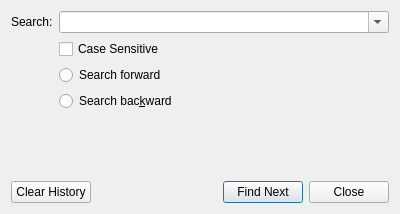
<?xml version="1.0" encoding="UTF-8"?>
<ui version="4.0">
 <class>SearchDialog</class>
 <widget class="QDialog" name="SearchDialog">
  <property name="windowModality">
   <enum>Qt::ApplicationModal</enum>
  </property>
  <property name="geometry">
   <rect>
    <x>0</x>
    <y>0</y>
    <width>400</width>
    <height>214</height>
   </rect>
  </property>
  <property name="windowTitle">
   <string>Search</string>
  </property>
  <layout class="QVBoxLayout" name="verticalLayout">
   <item>
    <layout class="QFormLayout" name="formLayout">
     <property name="sizeConstraint">
      <enum>QLayout::SetDefaultConstraint</enum>
     </property>
     <item row="0" column="0">
      <widget class="QLabel" name="label">
       <property name="text">
        <string>Search:</string>
       </property>
      </widget>
     </item>
     <item row="0" column="1">
      <widget class="QComboBox" name="edPattern">
       <property name="sizePolicy">
        <sizepolicy hsizetype="Expanding" vsizetype="Fixed">
         <horstretch>0</horstretch>
         <verstretch>0</verstretch>
        </sizepolicy>
       </property>
       <property name="editable">
        <bool>true</bool>
       </property>
       <property name="insertPolicy">
        <enum>QComboBox::InsertAtBottom</enum>
       </property>
       <property name="duplicatesEnabled">
        <bool>false</bool>
       </property>
      </widget>
     </item>
     <item row="1" column="1">
      <widget class="QCheckBox" name="cbCaseSensitive">
       <property name="text">
        <string>Case Sensitive</string>
       </property>
      </widget>
     </item>
     <item row="2" column="1">
      <widget class="QRadioButton" name="rbForward">
       <property name="text">
        <string>Search forward</string>
       </property>
      </widget>
     </item>
     <item row="3" column="1">
      <widget class="QRadioButton" name="rbBackward">
       <property name="text">
        <string>Search bac&amp;kward</string>
       </property>
      </widget>
     </item>
    </layout>
   </item>
   <item>
    <layout class="QHBoxLayout" name="horizontalLayout">
     <item>
      <widget class="QPushButton" name="btnClearHistory">
       <property name="text">
        <string>Clear History</string>
       </property>
      </widget>
     </item>
     <item>
      <spacer name="horizontalSpacer">
       <property name="orientation">
        <enum>Qt::Horizontal</enum>
       </property>
       <property name="sizeHint" stdset="0">
        <size>
         <width>40</width>
         <height>20</height>
        </size>
       </property>
      </spacer>
     </item>
     <item>
      <widget class="QPushButton" name="btnFindNext">
       <property name="text">
        <string>Find Next</string>
       </property>
       <property name="default">
        <bool>true</bool>
       </property>
      </widget>
     </item>
     <item>
      <widget class="QPushButton" name="btnClose">
       <property name="text">
        <string>Close</string>
       </property>
      </widget>
     </item>
    </layout>
   </item>
  </layout>
 </widget>
 <tabstops>
  <tabstop>cbCaseSensitive</tabstop>
  <tabstop>rbForward</tabstop>
  <tabstop>rbBackward</tabstop>
  <tabstop>btnFindNext</tabstop>
  <tabstop>btnClose</tabstop>
 </tabstops>
 <resources/>
 <connections/>
</ui>
